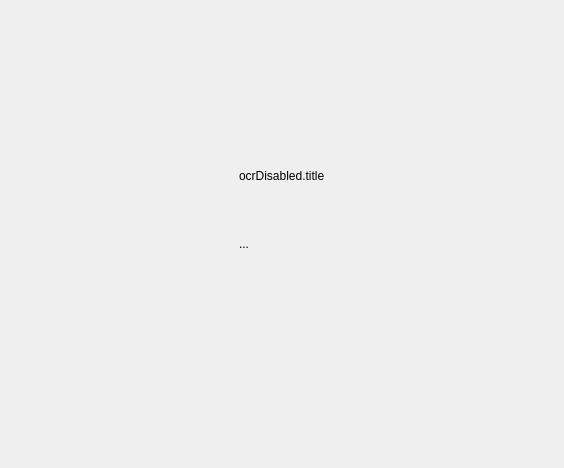
<?xml version="1.0" encoding="UTF-8"?>
<ui version="4.0">
 <class>TabOcrDisabled</class>
 <widget class="QWidget" name="TabOcrDisabled">
  <property name="geometry">
   <rect>
    <x>0</x>
    <y>0</y>
    <width>564</width>
    <height>468</height>
   </rect>
  </property>
  <property name="windowTitle">
   <string notr="true">TabOcrDisabled</string>
  </property>
  <layout class="QGridLayout" name="gridLayout">
   <item row="1" column="0">
    <spacer name="horizontalSpacer">
     <property name="orientation">
      <enum>Qt::Horizontal</enum>
     </property>
     <property name="sizeHint" stdset="0">
      <size>
       <width>40</width>
       <height>20</height>
      </size>
     </property>
    </spacer>
   </item>
   <item row="2" column="1">
    <spacer name="verticalSpacer_2">
     <property name="orientation">
      <enum>Qt::Vertical</enum>
     </property>
     <property name="sizeHint" stdset="0">
      <size>
       <width>20</width>
       <height>40</height>
      </size>
     </property>
    </spacer>
   </item>
   <item row="0" column="1">
    <spacer name="verticalSpacer">
     <property name="orientation">
      <enum>Qt::Vertical</enum>
     </property>
     <property name="sizeHint" stdset="0">
      <size>
       <width>20</width>
       <height>40</height>
      </size>
     </property>
    </spacer>
   </item>
   <item row="1" column="2">
    <spacer name="horizontalSpacer_2">
     <property name="orientation">
      <enum>Qt::Horizontal</enum>
     </property>
     <property name="sizeHint" stdset="0">
      <size>
       <width>40</width>
       <height>20</height>
      </size>
     </property>
    </spacer>
   </item>
   <item row="1" column="1">
    <widget class="QWidget" name="widget" native="true">
     <property name="sizePolicy">
      <sizepolicy hsizetype="Preferred" vsizetype="Expanding">
       <horstretch>0</horstretch>
       <verstretch>0</verstretch>
      </sizepolicy>
     </property>
     <layout class="QVBoxLayout" name="verticalLayout">
      <item>
       <widget class="QLabel" name="label">
        <property name="text">
         <string>ocrDisabled.title</string>
        </property>
       </widget>
      </item>
      <item>
       <widget class="QLabel" name="contentLabel">
        <property name="sizePolicy">
         <sizepolicy hsizetype="Preferred" vsizetype="Expanding">
          <horstretch>0</horstretch>
          <verstretch>0</verstretch>
         </sizepolicy>
        </property>
        <property name="text">
         <string notr="true">...</string>
        </property>
       </widget>
      </item>
     </layout>
    </widget>
   </item>
  </layout>
 </widget>
 <resources/>
 <connections/>
</ui>
